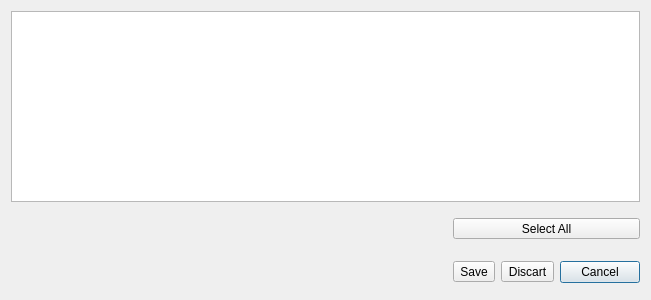
<?xml version="1.0" encoding="UTF-8"?>
<ui version="4.0">
 <class>UnsavedFilesDialog</class>
 <widget class="QDialog" name="UnsavedFilesDialog">
  <property name="geometry">
   <rect>
    <x>0</x>
    <y>0</y>
    <width>651</width>
    <height>300</height>
   </rect>
  </property>
  <property name="windowTitle">
   <string>Unsaved Changes</string>
  </property>
  <layout class="QGridLayout" name="gridLayout">
   <item row="0" column="0" colspan="4">
    <widget class="QListView" name="listView">
     <property name="editTriggers">
      <set>QAbstractItemView::NoEditTriggers</set>
     </property>
     <property name="iconSize">
      <size>
       <width>22</width>
       <height>22</height>
      </size>
     </property>
     <property name="uniformItemSizes">
      <bool>true</bool>
     </property>
    </widget>
   </item>
   <item row="2" column="1">
    <widget class="QToolButton" name="buttonSave">
     <property name="sizePolicy">
      <sizepolicy hsizetype="Preferred" vsizetype="Fixed">
       <horstretch>0</horstretch>
       <verstretch>0</verstretch>
      </sizepolicy>
     </property>
     <property name="toolTip">
      <string>Save selected and continue</string>
     </property>
     <property name="text">
      <string>Save</string>
     </property>
     <property name="icon">
      <iconset resource="resources/resources.qrc">
       <normaloff>:/images/actions/document-save-all.svg</normaloff>:/images/actions/document-save-all.svg</iconset>
     </property>
     <property name="iconSize">
      <size>
       <width>32</width>
       <height>32</height>
      </size>
     </property>
     <property name="toolButtonStyle">
      <enum>Qt::ToolButtonTextBesideIcon</enum>
     </property>
    </widget>
   </item>
   <item row="2" column="2">
    <widget class="QToolButton" name="buttonDiscart">
     <property name="sizePolicy">
      <sizepolicy hsizetype="Preferred" vsizetype="Fixed">
       <horstretch>0</horstretch>
       <verstretch>0</verstretch>
      </sizepolicy>
     </property>
     <property name="toolTip">
      <string>Unselect All</string>
     </property>
     <property name="text">
      <string>Discart</string>
     </property>
     <property name="icon">
      <iconset resource="resources/resources.qrc">
       <normaloff>:/images/actions/edit-delete.svg</normaloff>:/images/actions/edit-delete.svg</iconset>
     </property>
     <property name="iconSize">
      <size>
       <width>32</width>
       <height>32</height>
      </size>
     </property>
     <property name="toolButtonStyle">
      <enum>Qt::ToolButtonTextBesideIcon</enum>
     </property>
    </widget>
   </item>
   <item row="1" column="1" colspan="3">
    <widget class="QToolButton" name="buttonSelectAll">
     <property name="sizePolicy">
      <sizepolicy hsizetype="Preferred" vsizetype="Fixed">
       <horstretch>0</horstretch>
       <verstretch>0</verstretch>
      </sizepolicy>
     </property>
     <property name="toolTip">
      <string>Select All</string>
     </property>
     <property name="text">
      <string>Select All</string>
     </property>
     <property name="icon">
      <iconset resource="resources/resources.qrc">
       <normaloff>:/images/actions/dialog-ok-apply.svg</normaloff>:/images/actions/dialog-ok-apply.svg</iconset>
     </property>
     <property name="iconSize">
      <size>
       <width>32</width>
       <height>32</height>
      </size>
     </property>
     <property name="toolButtonStyle">
      <enum>Qt::ToolButtonTextBesideIcon</enum>
     </property>
    </widget>
   </item>
   <item row="1" column="0" rowspan="2">
    <spacer name="horizontalSpacer">
     <property name="orientation">
      <enum>Qt::Horizontal</enum>
     </property>
     <property name="sizeHint" stdset="0">
      <size>
       <width>362</width>
       <height>81</height>
      </size>
     </property>
    </spacer>
   </item>
   <item row="2" column="3">
    <widget class="QPushButton" name="buttonCancel">
     <property name="sizePolicy">
      <sizepolicy hsizetype="Preferred" vsizetype="Fixed">
       <horstretch>0</horstretch>
       <verstretch>0</verstretch>
      </sizepolicy>
     </property>
     <property name="toolTip">
      <string>Abort action</string>
     </property>
     <property name="text">
      <string>Cancel</string>
     </property>
     <property name="icon">
      <iconset resource="resources/resources.qrc">
       <normaloff>:/images/actions/dialog-cancel.svg</normaloff>:/images/actions/dialog-cancel.svg</iconset>
     </property>
     <property name="iconSize">
      <size>
       <width>32</width>
       <height>32</height>
      </size>
     </property>
    </widget>
   </item>
  </layout>
 </widget>
 <resources>
  <include location="resources/resources.qrc"/>
 </resources>
 <connections/>
</ui>
